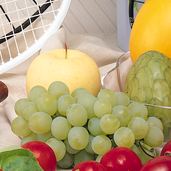
#> input picture image_processing/images/fruits.png, 171 x 171 px, shrunk from 512 x 512 before the run
$ python sobel_edge_detector.py
#> lines starting #> are read from the running program, lines starting #| are printed output that depends on the picture
### image_processing/utils.py
import numpy as np


def apply_convolution(image, filter):
    """
    Apply convolution to a single channel image using a square filter.
    Using zero-padding as boundary condition.
    Args:
        image: 2D numpy array (single channel)
        filter: 2D numpy array (square, odd-sized kernel)
    Returns:
        Filtered image as 2D numpy array
    """
    # Get dimensions
    img_height, img_width = image.shape
#> img_height = 171; img_width = 171
    filter_size = filter.shape[0]
    pad_size = filter_size // 2

    # Create padded image (zero padding)
    # If kernel size = 5, pad size = 2
    # np.pad pads 2 pixels on each side i.e. top, bottom, left, right
    padded_image = np.pad(image, pad_size, mode='constant', constant_values=0)
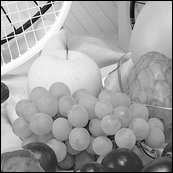
#> padded_image: shape (173, 173) float64; min 0, max 255, mean 160.5

    # Initialize output image
    output = np.zeros_like(image, dtype=np.float64)

    # Perform convolution
    for i in range(img_height):
        for j in range(img_width):
            # Extract region of interest
            region = padded_image[i:i+filter_size, j:j+filter_size]
            # Apply filter (element-wise multiplication and sum)
            output[i, j] = np.sum(region * filter)

    # Clip values to valid range
    output = np.clip(output, 0, 255)
    return output.astype(np.uint8)

# [37 lines left out: functions normalize_image, clip_image, not called in this run]


def get_filters():
    return {
        'box': np.ones((3, 3)) / 9,
        'gaussian': np.array([[1, 2, 1],
                              [2, 4, 2],
                              [1, 2, 1]]) / 16,
        'sobel_horizontal': np.array([[-1, -2, -1],
                                      [ 0,  0,  0],
                                      [ 1,  2,  1]]),
        'sobel_vertical': np.array([[-1,  0,  1],
                                    [-2,  0,  2],
                                    [-1,  0,  1]]),
        'sharpening': np.array([[ 0, -1,  0],
                                [-1,  5, -1],
                                [ 0, -1,  0]]),
        'emboss': np.array([[-2, -1,  0],
                            [-1,  1,  1],
                            [ 0,  1,  2]])
    }

def get_sobel_kernels():
    # change dtype to np.float64
    sobel_horizontal = get_filters()['sobel_horizontal'].astype(np.float64)
    sobel_vertical = get_filters()['sobel_vertical'].astype(np.float64)
    return sobel_horizontal, sobel_vertical

### image_processing/calculate_gradient.py
import numpy as np
from utils import apply_convolution, get_sobel_kernels

def calculate_gradient(img):
    """
    Calculate gradient magnitude and direction using Sobel operators.

    Args:
        img: 2D numpy array (grayscale image)

    Returns:
        grad_magnitude: gradient magnitude
        grad_angle: gradient direction in degrees [0, 360)
    """
    # Get Sobel kernels
    Sx, Sy = get_sobel_kernels()

    # Apply Sobel filters
    Gx = apply_convolution(img.astype(np.float64), Sx)
    Gy = apply_convolution(img.astype(np.float64), Sy)
#> after the loop in apply_convolution (call 2), `for i in range(img_height):`:
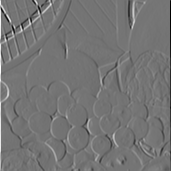
#> output: shape (171, 171) float64; min -854, max 1005, mean -0.8; drawn with min black and max white
#> in apply_convolution (call 2), `output = np.clip(output, 0, 255)`:
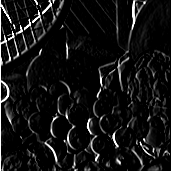
#> output: shape (171, 171) float64; min 0, max 255, mean 19.5

    # Calculate gradient magnitude
    grad_magnitude = np.sqrt(Gx**2 + Gy**2)
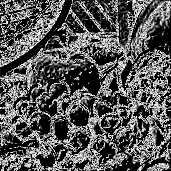
#> grad_magnitude: shape (171, 171) float16; min 0, max 15.81, mean 5.39; drawn with min black and max white

    # Calculate gradient direction (in radians, then convert to degrees)
    grad_angle = np.arctan2(Gy, Gx)
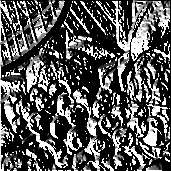
#> grad_angle: shape (171, 171) float16; min 0, max 1.57, mean 0.534; drawn with min black and max white

    # Convert to degrees and ensure range [0, 360)
    grad_angle = np.degrees(grad_angle)
    grad_angle = (grad_angle + 360) % 360
    # grad_angle = grad_angle % 180  # Map to [0, 180) since direction is ambiguous

    return grad_magnitude, grad_angle


# [86 lines that do not run on import are left out]

### image_processing/sobel_edge_detector.py
import numpy as np
from calculate_gradient import calculate_gradient

def sobel_edge_detector(img, threshold):
    """
    Apply Sobel edge detection with thresholding.

    Args:
        img: 2D numpy array (grayscale image)
        threshold: threshold value for binary edge map

    Returns:
        edge_map: binary edge map (255 for edges, 0 for non-edges)
    """
    # Calculate gradient magnitude
    grad_magnitude, _ = calculate_gradient(img)
    print(f"Gradient magnitude range: [{np.min(grad_magnitude):.2f}, {np.max(grad_magnitude):.2f}]")
    # Meaning of gradient magnitude values:
    # Low values (close to 0) indicate little change in intensity (flat regions)
    # High values indicate significant change in intensity (edges)

    # Apply binary threshold
    edge_map = np.zeros_like(grad_magnitude, dtype=np.uint8)
    edge_map[grad_magnitude > threshold] = 255

    return edge_map


if __name__ == "__main__":
    import cv2
    import matplotlib.pyplot as plt

    # Load image
    image_path = 'fruits.png'
    # image_path = 'HappyFish.jpg'

    img = cv2.imread('images/'+image_path, cv2.IMREAD_GRAYSCALE)

    if img is None:
        print("Error: Could not load image")
    else:
        # Calculate gradient magnitude for threshold selection
        grad_magnitude, _ = calculate_gradient(img)

        # The gradient magnitude values depend on the image content and the Sobel operator's
        # scaling. Values in the range of 0 to around 15.81 can be expected for typical images.
        # The maximum possible gradient magnitude for an 8-bit image using Sobel filters is around 1140,
        # but actual values are often much lower due to the nature of real-world images.

        thresholds = [6, 8,10]
        # thresholds = [10, 12,14] # for HappyFish.jpg

        fig, axes = plt.subplots(2, 3, figsize=(15, 10))

        # Original image
        axes[0, 0].imshow(img, cmap='gray')
        axes[0, 0].set_title('Original Image')
        axes[0, 0].axis('off')

        # Gradient magnitude
        axes[0, 1].imshow(grad_magnitude, cmap='gray')
        axes[0, 1].set_title('Gradient Magnitude')
        axes[0, 1].axis('off')

        # Histogram of gradient magnitudes
        axes[0, 2].hist(grad_magnitude.flatten(), bins=100, color='blue', alpha=0.7)
        axes[0, 2].set_title('Gradient Magnitude Histogram')
        axes[0, 2].set_xlabel('Magnitude')
        axes[0, 2].set_ylabel('Frequency')
        axes[0, 2].grid(True, alpha=0.3)

        # Apply edge detection with different thresholds
        for idx, thresh in enumerate(thresholds):
            edge_map = sobel_edge_detector(img, thresh)

            row = 1
            col = idx if idx < 3 else idx - 3

            if idx < 3:
                axes[row, col].imshow(edge_map, cmap='gray')
                axes[row, col].set_title(f'Threshold = {thresh}')
                axes[row, col].axis('off')
#> this loop made 3 passes
#| Gradient magnitude range: [0.00, 15.81]
#| Gradient magnitude range: [0.00, 15.81]
#| Gradient magnitude range: [0.00, 15.81]
#> pass 1, `edge_map = sobel_edge_detector(img, thresh)`:
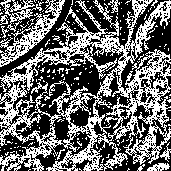
#> edge_map: shape (171, 171); 41.8% white in thin lines or dots

        plt.tight_layout()
        plt.savefig('outputs/sobel_edge_detection_'+image_path.split('.')[0]+'.png', dpi=150, bbox_inches='tight')
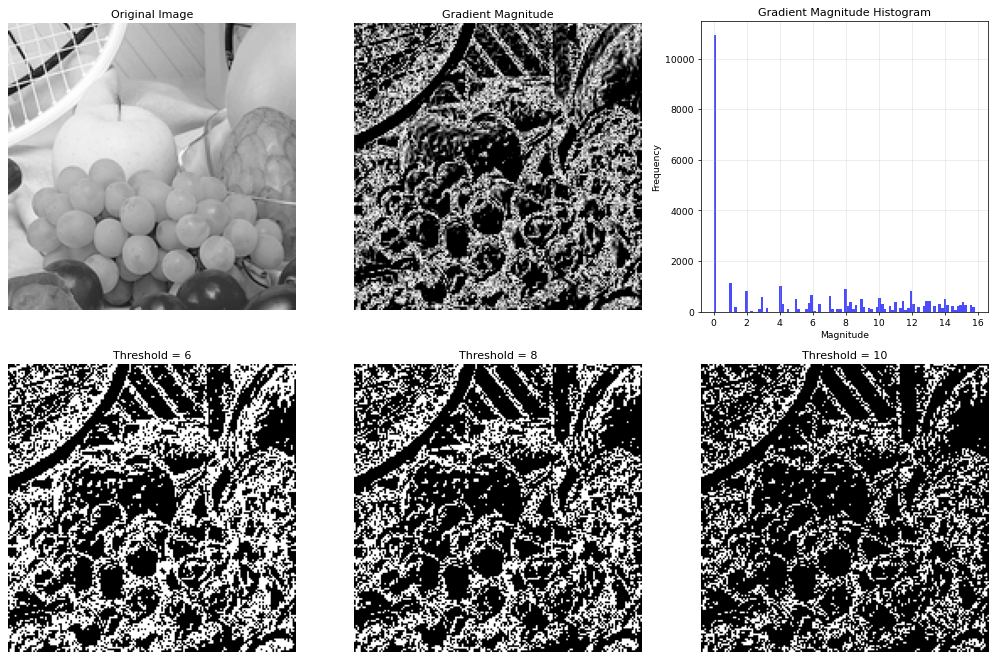
#> figure drawn by matplotlib, 6 panels; panel 3: tallest bar 10929 high, from x = 0 to 0.158
        plt.show()

        # Select optimal threshold (e.g., 50)
        optimal_threshold = 8  # 12 for HappyFish.jpg, 8 for fruits.png
        edge_map_final = sobel_edge_detector(img, optimal_threshold)
#| Gradient magnitude range: [0.00, 15.81]

        # Display final result
        fig, axes = plt.subplots(1, 2, figsize=(12, 5))

        axes[0].imshow(img, cmap='gray')
        axes[0].set_title('Original Image')
        axes[0].axis('off')

        axes[1].imshow(edge_map_final, cmap='gray')
        axes[1].set_title(f'Sobel Edge Map (threshold={optimal_threshold})')
        axes[1].axis('off')

        plt.tight_layout()
        plt.savefig('outputs/sobel_edge_final_'+image_path.split('.')[0]+'.png', dpi=150, bbox_inches='tight')
        plt.show()

        print(f"Gradient magnitude range: [{np.min(grad_magnitude):.2f}, {np.max(grad_magnitude):.2f}]")
#| Gradient magnitude range: [0.00, 15.81]
        print(f"Mean gradient magnitude: {np.mean(grad_magnitude):.2f}")
#| Mean gradient magnitude: 5.39
        print(f"Selected threshold: {optimal_threshold}")

        edge_pixel_count = np.sum(edge_map_final == 255)
#> edge_pixel_count = 10095
        total_pixels = edge_map_final.size
#> total_pixels = 29241
        edge_percentage = (edge_pixel_count / total_pixels) * 100
#> edge_percentage = 34.52
        print(f"Edge pixels: {edge_pixel_count} ({edge_percentage:.2f}%)")
#| Edge pixels: 10095 (34.52%)

$ run again, with image_processing/images/boat.png copied over image_processing/images/fruits.png
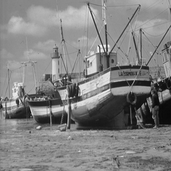
#> input picture image_processing/images/boat.png, 171 x 171 px, shrunk from 512 x 512 before the run
#> img is the input picture: shape (171, 171); min 6, max 254, mean 129.7
#> after the loop in apply_convolution (call 2), `for i in range(img_height):`:
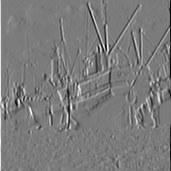
#> output: shape (171, 171) float64; min -673, max 713, mean -0.7; drawn with min black and max white
#> the loop `for idx, thresh in enumerate(thresholds):` made 3 passes
#| Gradient magnitude range: [0.00, 15.81]
#| Gradient magnitude range: [0.00, 15.81]
#| Gradient magnitude range: [0.00, 15.81]
#> pass 3, `edge_map = sobel_edge_detector(img, thresh)`:
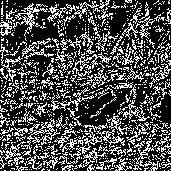
#> edge_map: shape (171, 171); 30.4% white in thin lines or dots
#| Gradient magnitude range: [0.00, 15.81]
#| Gradient magnitude range: [0.00, 15.81]
#| Mean gradient magnitude: 6.14
#> edge_pixel_count = 11753
#> edge_percentage = 40.19
#| Edge pixels: 11753 (40.19%)
